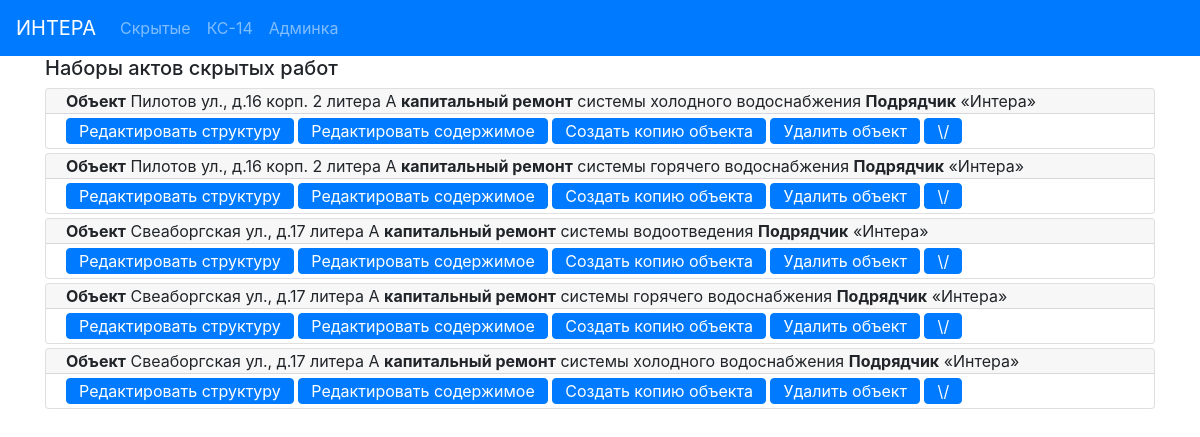
Page /actbase/ on the earlier database version.
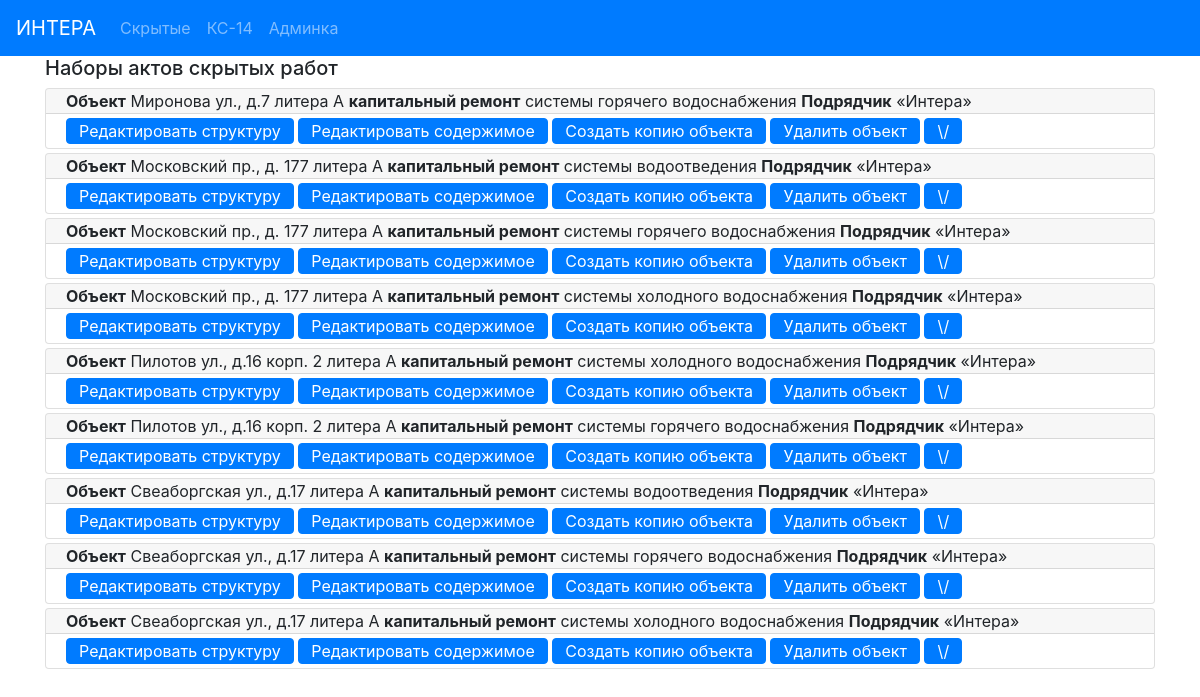
Same page on the later database version.
### hiddenactsbase/models.py (models this page shows, shortened)
class ObjectActs (models.Model):
    address = models.CharField(max_length=100, verbose_name='Адрес', blank=False)
    system_type = models.CharField(max_length=100, verbose_name='тип')
    designer = models.CharField(max_length=200, verbose_name='Проектант')
    contractor = models.CharField(max_length=300, verbose_name='Подрядчик',
                                  default='Общество с ограниченной ответственностью «Интера».')
    contractor_requisite = models.CharField(max_length= 200, verbose_name='Реквизиты подрядчика',
                                    default= 'Свидетельство о государственной регистрации серия 78' +
                                             '№007274277 от  02.09.2009, ОГРН 1097847236783, ' +
                                             'ИНН 7805498649, 198188, г. Санкт-Петербург,' +
                                             ' ул. Возрождения, д.20, литер А, тел. 242-78-10.')
    supervisor_engineer = models.CharField(max_length=100, verbose_name='Технадзор')
    contractor_engineer = models.CharField(max_length=100, verbose_name='Прораб')
    project_number = models.CharField(max_length=100, verbose_name='Ном. проекта')
    exec_documents = models.CharField(max_length=100, verbose_name='Исполн.')
    supervisor_engineer_decree = models.CharField(max_length=100, verbose_name='Приказ технадзора')
    contractor_engineer_decree = models.CharField(max_length=100, verbose_name='Приказ прораба')
    acts = models.ManyToManyField('HiddenActIS', blank=True, related_name='object_acts')
    blow_down_act = models.ForeignKey('BlowDownAct', blank=True, null=True, on_delete=models.CASCADE)
    class Meta:
        verbose_name = 'Набор актов объекта '
    def get_absolute_url(self):
        return reverse('object_detail_url', kwargs={'pk': self.pk})
    def get_edit_url(self):
        return reverse('object_edit_url', kwargs={'pk': self.pk})
    def get_short_contractor(self):
        s = re.findall(r"[\"\«\»\']\D+?[\"\«\»\']", self.contractor)
        if len(s) == 0:
            return self.contractor
        else:
            return s[0]

### hiddenactsbase/views.py (the view)
# urls.py: path('', ObjectsList.as_view(), name='objects_list_url'),
class ObjectsList(View):
    @staticmethod
    def get(request):
        objs = ObjectActs.objects.order_by("-id")
        return render(request, 'hiddenactsbase/index.html',
                      context={'objects_acts': objs})

### hiddenactsbase/templates/hiddenactsbase/index.html (shortened to what this page needs)
{% extends 'base.html' %}
{% block mycontent %}
    <div class="container">
        <h5>Наборы актов скрытых работ</h5>
    </div>
    <div class="container">
    {% for obj in objects_acts %}
        <div class="card my-1">
          <div class="card-header py-0 ">
              <b>Объект</b> {{ obj.address }} <b>капитальный ремонт</b> {{ obj.system_type }} <b>Подрядчик</b> {{ obj.get_short_contractor }}
          </div>
          <div class="card-body py-0">
            <a href="{{ obj.get_absolute_url }}" class="btn btn-primary  my-1 py-0">Редактировать структуру</a>
            <a href="{{ obj.get_edit_url }}" class="btn btn-primary  my-1 py-0">Редактировать содержимое</a>
            <a href="{% url 'copy_object' obj.pk %}" class="btn btn-primary  my-1 py-0">Создать копию объекта</a>
            <a href="{% url 'delete_object' obj.pk %}" class="btn btn-primary  my-1 py-0">Удалить объект</a>
            <a class="btn btn-primary my-1 py-0" data-toggle="collapse" href="#collapseExample{{ obj.pk }}" role="button" aria-expanded="false" aria-controls="collapseExample{{ obj.pk }}">
                \/
            </a>
          </div>
        </div>
    {% endfor %}
    </div>
{% endblock %}

### templates/base.html (shortened to what this page needs)
<!DOCTYPE html>
{% load static %}
<html lang="ru">
<head>
    <link rel="stylesheet" href="https://stackpath.bootstrapcdn.com/bootstrap/4.1.3/css/bootstrap.min.css"
>
    <link rel="stylesheet" href="{% static 'css/style.css' %}">
</head>
<body>
    <nav class="navbar navbar-expand-lg navbar-dark bg-primary">
        <a class="navbar-brand" href="/">ИНТЕРА</a>
        <div class="collapse navbar-collapse" id="navbarNavAltMarkup">
            <div class="navbar-nav">
                <a class="nav-item nav-link " href="{% url 'objects_list_url' %}">Скрытые <span class="sr-only">(current)</span></a>
                <a class="nav-item nav-link " href="{% url 'ks14_list_url' %}">КС-14</a>
                <a class="nav-item nav-link" href="/admin">Админка</a>
            </div>
        </div>
    </nav>
    {% block mycontent %}
    {% endblock %}
</body>
</html>

Differences in the rows shown:
added ObjectActs: address "Миронова ул., д.7 литера А", system_type "системы горячего водоснабжения", get_short_contractor "«Интера»"
added ObjectActs: address "Московский пр., д. 177 литера А", system_type "системы водоотведения", get_short_contractor "«Интера»"
added ObjectActs: address "Московский пр., д. 177 литера А", system_type "системы горячего водоснабжения", get_short_contractor "«Интера»"
added ObjectActs: address "Московский пр., д. 177 литера А", system_type "системы холодного водоснабжения", get_short_contractor "«Интера»"
